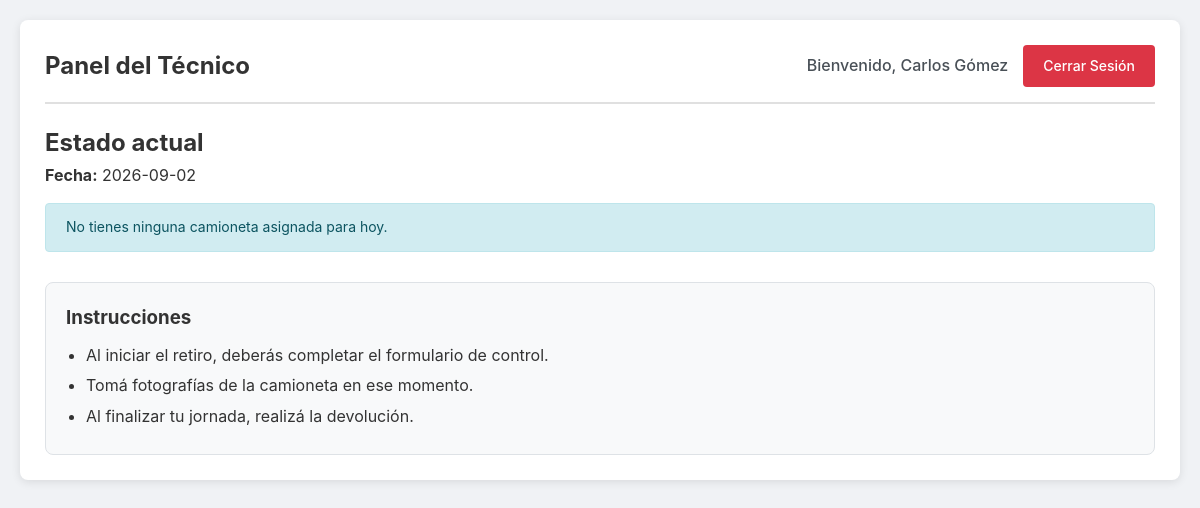
The page /tecnico (signed in) on the database as committed earlier.
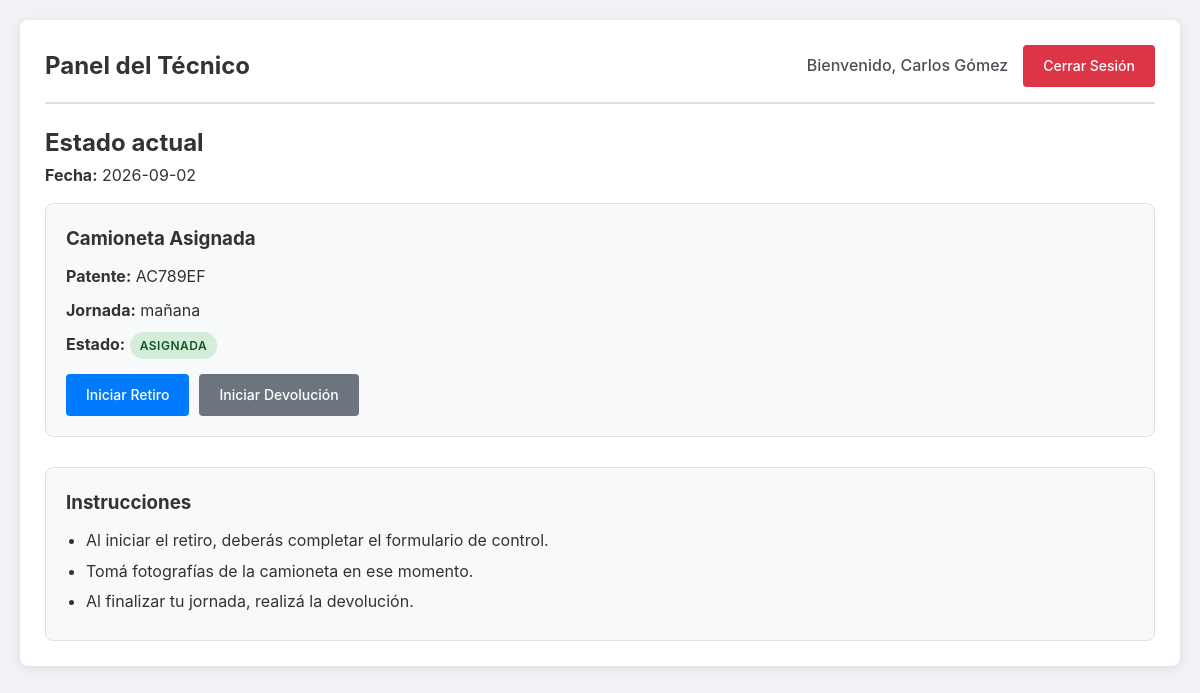
The same page on the database as committed later.
### tables this page shows
CREATE TABLE camionetas (
            id INTEGER PRIMARY KEY AUTOINCREMENT,
            patente TEXT UNIQUE NOT NULL,
            activa INTEGER DEFAULT 1
        );

CREATE TABLE asignaciones (
            id INTEGER PRIMARY KEY AUTOINCREMENT,
            camioneta_id INTEGER,
            tecnico_id INTEGER NOT NULL,
            tecnico2_id INTEGER,
            fecha TEXT NOT NULL,
            jornada TEXT NOT NULL,
            estado TEXT DEFAULT 'PENDIENTE',
            zona TEXT,
            FOREIGN KEY (camioneta_id) REFERENCES camionetas(id),
            FOREIGN KEY (tecnico_id) REFERENCES usuarios(id),
            FOREIGN KEY (tecnico2_id) REFERENCES usuarios(id)
        );

### app.py (the view)
@app.route('/tecnico')
def tecnico():
    if 'usuario_id' not in session or session.get('rol') != 'tecnico':
        return redirect(url_for('login'))
    usuario_id = session['usuario_id']
    fecha_actual = datetime.now().strftime('%Y-%m-%d')
    conexion = get_db()
    asignacion = conexion.execute('''
        SELECT a.id, a.fecha, a.jornada, a.estado,
               c.patente as camioneta_patente,
               c.id as camioneta_id,
               u2.nombre as tecnico2_nombre
        FROM asignaciones a
        JOIN camionetas c ON a.camioneta_id = c.id
        LEFT JOIN usuarios u2 ON a.tecnico2_id = u2.id
        WHERE a.tecnico_id = ?
        AND a.fecha = ?
        AND a.estado = 'ASIGNADA'
    ''', (usuario_id, fecha_actual)).fetchone()
    conexion.close()
    return render_template('tecnico.html',
                         nombre=session['nombre'],
                         asignacion=asignacion,
                         fecha_actual=fecha_actual)

### app.py (called while the page is built)
@app.before_request
def limpiar_redirecciones():
    if 'usuario_id' in session:
        rol = session.get('rol')
        if rol == 'admin' and request.path == '/tecnico':
            return redirect(url_for('admin'))
        if rol == 'jefe' and request.path in ['/tecnico', '/admin']:
            return redirect(url_for('jefe'))
        if rol == 'tecnico' and request.path in ['/admin', '/jefe']:
            return redirect(url_for('tecnico'))

def conectar_db():
    return sqlite3.connect(str(DATABASE))

def get_db():
    conexion = conectar_db()
    conexion.row_factory = sqlite3.Row
    return conexion

### templates/tecnico.html (shortened to what this page needs)
<!DOCTYPE html>
<html lang="es">
<head>
    <link rel="stylesheet" href="{{ url_for('static', filename='css/style.css') }}">
</head>
<body>
    <div class="container">
        <header>
            <h1>Panel del Técnico</h1>
            <div class="user-info">
                <span>Bienvenido, {{ nombre }}</span>
                <a href="{{ url_for('logout') }}" class="btn btn-danger">Cerrar Sesión</a>
            </div>
        </header>
        <div class="tecnico-info">
            <h2>Estado actual</h2>
            <p><strong>Fecha:</strong> {{ fecha_actual }}</p>
            {% if asignacion %}
                <div class="card">
                    <h3>Camioneta Asignada</h3>
                    <p><strong>Patente:</strong> {{ asignacion.camioneta_patente }}</p>
                    <p><strong>Jornada:</strong> {{ asignacion.jornada }}</p>
                    <p><strong>Estado:</strong> <span class="badge badge-success">{{ asignacion.estado }}</span></p>
                    <div class="acciones">
                        <a href="{{ url_for('iniciar_retiro') }}" class="btn btn-primary">Iniciar Retiro</a>
                        <a href="#" class="btn btn-secondary">Iniciar Devolución</a>
                    </div>
                </div>
            {% else %}
                <div class="alert alert-info">
                    No tienes ninguna camioneta asignada para hoy.
                </div>
            {% endif %}
        </div>
        <div class="instrucciones">
            <h3>Instrucciones</h3>
            <ul>
                <li>Al iniciar el retiro, deberás completar el formulario de control.</li>
                <li>Tomá fotografías de la camioneta en ese momento.</li>
                <li>Al finalizar tu jornada, realizá la devolución.</li>
            </ul>
        </div>
    </div>
</body>
</html>

### static/css/style.css (style rules this page uses)
* { margin: 0; padding: 0; box-sizing: border-box; }
body { font-family: -apple-system, BlinkMacSystemFont, 'Segoe UI', Roboto, Oxygen, Ubuntu, sans-serif; background-color: #f0f2f5; color: #333; line-height: 1.6; padding: 20px; min-height: 100vh; }
.container { max-width: 1200px; margin: 0 auto; background: white; padding: 25px; border-radius: 8px; box-shadow: 0 2px 10px rgba(0,0,0,0.1); }
header { display: flex; justify-content: space-between; align-items: center; padding-bottom: 15px; border-bottom: 2px solid #e0e0e0; margin-bottom: 20px; flex-wrap: wrap; gap: 10px; }
header h1 { font-size: 24px; color: #333; }
.user-info { display: flex; align-items: center; gap: 15px; flex-wrap: wrap; }
.user-info span { font-weight: 500; color: #495057; }
.btn { display: inline-block; padding: 10px 20px; border: none; border-radius: 4px; font-size: 14px; font-weight: 500; cursor: pointer; text-decoration: none; text-align: center; transition: all 0.3s ease; }
.btn-primary { background-color: #007bff; color: white; }
.btn-secondary { background-color: #6c757d; color: white; }
.btn-danger { background-color: #dc3545; color: white; }
.badge { display: inline-block; padding: 4px 10px; border-radius: 20px; font-size: 12px; font-weight: 600; text-transform: uppercase; letter-spacing: 0.5px; }
.badge-success { background-color: #d4edda; color: #155724; }
.card { background: #f8f9fa; padding: 20px; border-radius: 8px; border: 1px solid #dee2e6; margin: 15px 0; transition: box-shadow 0.3s ease; }
.card h3 { margin-bottom: 10px; color: #333; }
.card p { margin: 8px 0; }
.tecnico-info { margin: 20px 0; }
.acciones { display: flex; gap: 10px; margin-top: 15px; flex-wrap: wrap; }
.instrucciones { margin-top: 30px; padding: 20px; background: #f8f9fa; border-radius: 8px; border: 1px solid #dee2e6; }
.instrucciones h3 { margin-bottom: 10px; }
.instrucciones ul { margin-left: 20px; }
.instrucciones li { margin: 5px 0; }

Rows that differ between the two databases and show on the page:
now on this page (row unchanged): camionetas: camioneta_patente "AC789EF"
now on this page (row edited): asignaciones: jornada "mañana", estado "ASIGNADA"
Other text that changed with them:
text no longer shown: "No tienes ninguna camioneta asignada para hoy."
text now shown: "Camioneta Asignada Patente: Jornada: Estado: Iniciar Retiro Iniciar Devolución"
